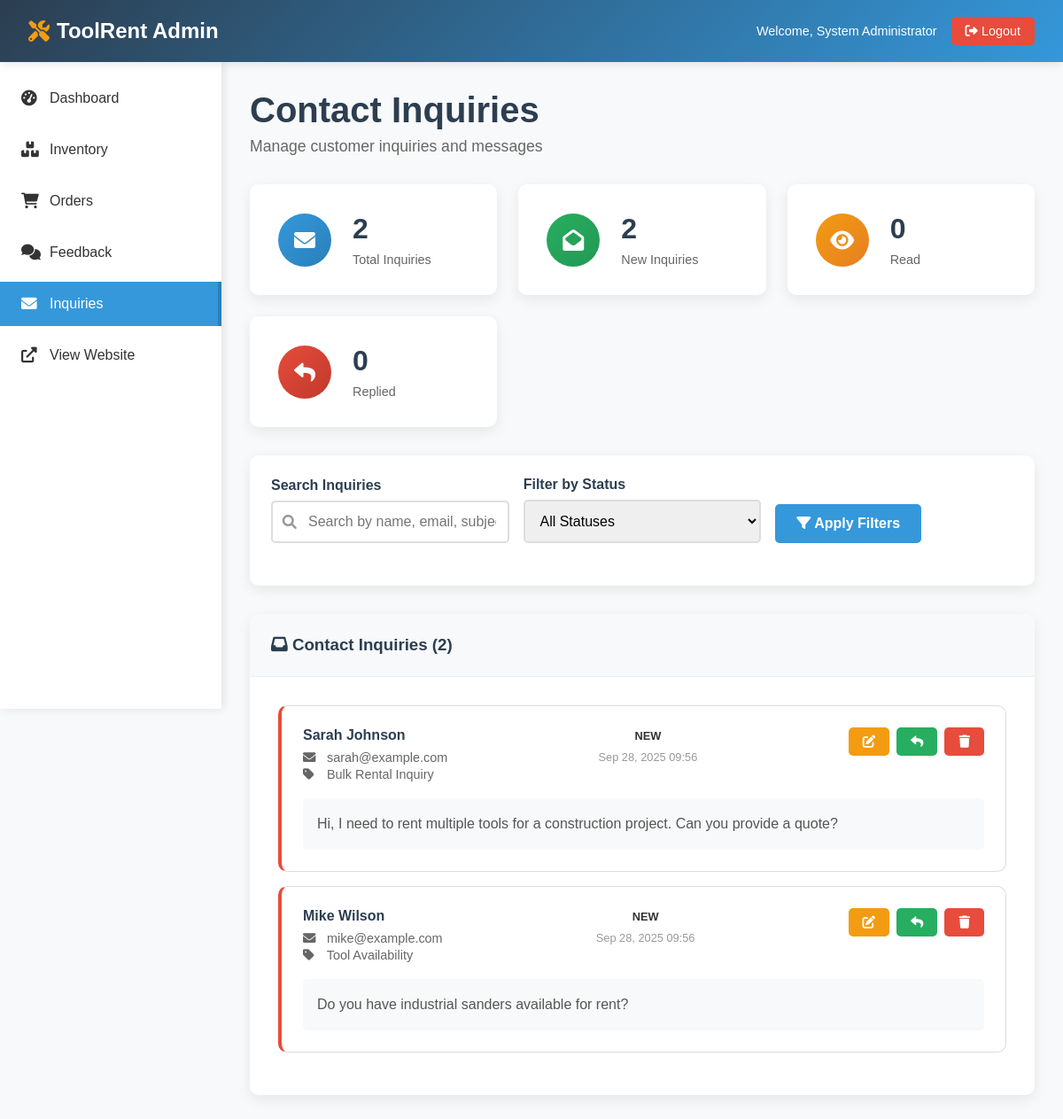
/admin/inquiries.php (signed in), run on the app's committed database.
### tables this page shows
CREATE TABLE contact_inquiries (
    id INT AUTO_INCREMENT PRIMARY KEY,
    name VARCHAR(100) NOT NULL,
    email VARCHAR(100) NOT NULL,
    subject VARCHAR(200),
    message TEXT NOT NULL,
    status ENUM('new', 'read', 'replied') DEFAULT 'new',
    created_at TIMESTAMP DEFAULT CURRENT_TIMESTAMP
);

### admin/inquiries.php (the view, shortened to what this page needs)
<?php
$database = new Database();
$db = $database->getConnection();
$whereClause = '';
$params = [];
try {
    $query = "SELECT * FROM contact_inquiries WHERE 1=1 $whereClause ORDER BY created_at DESC";
    $stmt = $db->prepare($query);
    $stmt->execute($params);
    $inquiries = $stmt->fetchAll(PDO::FETCH_ASSOC);
    $query = "SELECT
                COUNT(*) as total,
                SUM(CASE WHEN status = 'new' THEN 1 ELSE 0 END) as new_count,
                SUM(CASE WHEN status = 'read' THEN 1 ELSE 0 END) as read_count,
                SUM(CASE WHEN status = 'replied' THEN 1 ELSE 0 END) as replied_count
              FROM contact_inquiries";
    $stmt = $db->prepare($query);
    $stmt->execute();
    $stats = $stmt->fetch();
} catch(Exception $e) {
    $error = "Error loading inquiries: " . $e->getMessage();
}
?>
<!DOCTYPE html>
<html lang="en">
<head>
    <link href="https://cdnjs.cloudflare.com/ajax/libs/font-awesome/6.0.0/css/all.min.css" rel="stylesheet">
    <link rel="stylesheet" href="css/admin.css">
</head>
<body>
    <?php include 'includes/header.php'; ?>
    <?php include 'includes/sidebar.php'; ?>
    <main class="main-content">
        <div class="dashboard-header">
            <h1>Contact Inquiries</h1>
            <p>Manage customer inquiries and messages</p>
        </div>
        <div class="stats-grid" style="margin-bottom: 2rem;">
            <div class="stat-card">
                <div class="stat-icon">
                    <i class="fas fa-envelope"></i>
                </div>
                <div class="stat-content">
                    <h3><?php echo $stats['total']; ?></h3>
                    <p>Total Inquiries</p>
                </div>
            </div>
            <div class="stat-card">
                <div class="stat-icon">
                    <i class="fas fa-envelope-open"></i>
                </div>
                <div class="stat-content">
                    <h3><?php echo $stats['new_count']; ?></h3>
                    <p>New Inquiries</p>
                </div>
            </div>
            <div class="stat-card">
                <div class="stat-icon">
                    <i class="fas fa-eye"></i>
                </div>
                <div class="stat-content">
                    <h3><?php echo $stats['read_count']; ?></h3>
                    <p>Read</p>
                </div>
            </div>
            <div class="stat-card">
                <div class="stat-icon">
                    <i class="fas fa-reply"></i>
                </div>
                <div class="stat-content">
                    <h3><?php echo $stats['replied_count']; ?></h3>
                    <p>Replied</p>
                </div>
            </div>
        </div>
        <div class="filters">
            <form method="GET" action="">
                <div class="filters-row">
                    <div class="form-group">
                        <label for="search">Search Inquiries</label>
                        <div class="search-box">
                            <i class="fas fa-search"></i>
                            <input type="text" id="search" name="search" placeholder="Search by name, email, subject, or message..." value="<?php echo $_GET['search'] ?? ''; ?>">
                        </div>
                    </div>
                    <div class="form-group">
                        <label for="status">Filter by Status</label>
                        <select id="status" name="status">
                            <option value="">All Statuses</option>
                        </select>
                    </div>
                    <div class="form-group">
                        <label>&nbsp;</label>
                        <button type="submit" class="btn btn-primary">
                            <i class="fas fa-filter"></i> Apply Filters
                        </button>
                    </div>
                </div>
            </form>
        </div>
        <div class="card">
            <div class="card-header">
                <h3><i class="fas fa-inbox"></i> Contact Inquiries (<?php echo count($inquiries); ?>)</h3>
            </div>
            <div class="card-body">
                <?php if(empty($inquiries)): ?>
                    <p>No inquiries found matching your criteria.</p>
                <?php else: ?>
                    <div class="inquiries-list">
                        <?php foreach($inquiries as $inquiry): ?>
                            <div class="inquiry-item <?php echo $inquiry['status']; ?>">
                                <div class="inquiry-header">
                                    <div class="inquiry-info">
                                        <h4><?php echo htmlspecialchars($inquiry['name']); ?></h4>
                                        <p><i class="fas fa-envelope"></i> <?php echo htmlspecialchars($inquiry['email']); ?></p>
                                        <p><i class="fas fa-tag"></i> <?php echo htmlspecialchars($inquiry['subject']); ?></p>
                                    </div>
                                    <div class="inquiry-meta">
                                        <span class="status status-<?php echo $inquiry['status']; ?>">
                                            <?php echo ucfirst($inquiry['status']); ?>
                                        </span>
                                        <span class="inquiry-date"><?php echo date('M d, Y H:i', strtotime($inquiry['created_at'])); ?></span>
                                    </div>
                                    <div class="inquiry-actions">
                                        <button class="btn btn-warning btn-small" onclick="updateInquiryStatus(<?php echo $inquiry['id']; ?>, '<?php echo $inquiry['status']; ?>')">
                                            <i class="fas fa-edit"></i>
                                        </button>
                                        <a href="mailto:<?php echo urlencode($inquiry['email']); ?>?subject=Re: <?php echo urlencode($inquiry['subject']); ?>" class="btn btn-success btn-small">
                                            <i class="fas fa-reply"></i>
                                        </a>
                                        <button class="btn btn-danger btn-small" onclick="deleteInquiry(<?php echo $inquiry['id']; ?>)">
                                            <i class="fas fa-trash"></i>
                                        </button>
                                    </div>
                                </div>
                                <div class="inquiry-message">
                                    <?php echo nl2br(htmlspecialchars($inquiry['message'])); ?>
                                </div>
                            </div>
                        <?php endforeach; ?>
                    </div>
                <?php endif; ?>
            </div>
        </div>
    </main>
</body>
</html>

### admin/css/admin.css (style rules this page uses)
* { margin: 0; padding: 0; box-sizing: border-box; }
body { font-family: 'Arial', sans-serif; background: #f8f9fa; color: #333; }
.main-content { margin-left: 250px; margin-top: 70px; padding: 2rem; min-height: calc(100vh - 70px); }
.dashboard-header { margin-bottom: 2rem; }
.dashboard-header h1 { color: #2c3e50; font-size: 2.5rem; margin-bottom: 0.5rem; }
.dashboard-header p { color: #666; font-size: 1.1rem; }
.stats-grid { display: grid; grid-template-columns: repeat(auto-fit, minmax(250px, 1fr)); gap: 1.5rem; margin-bottom: 3rem; }
.stat-card { background: white; padding: 2rem; border-radius: 10px; box-shadow: 0 5px 15px rgba(0,0,0,0.08); display: flex; align-items: center; gap: 1.5rem; transition: transform 0.3s; }
.stat-icon { background: linear-gradient(135deg, #3498db, #2980b9); color: white; width: 60px; height: 60px; border-radius: 50%; display: flex; align-items: center; justify-content: center; font-size: 1.5rem; }
.stat-card:nth-child(2) .stat-icon { background: linear-gradient(135deg, #27ae60, #229954); }
.stat-card:nth-child(3) .stat-icon { background: linear-gradient(135deg, #f39c12, #e67e22); }
.stat-card:nth-child(4) .stat-icon { background: linear-gradient(135deg, #e74c3c, #c0392b); }
.stat-content h3 { font-size: 2rem; color: #2c3e50; margin-bottom: 0.5rem; }
.stat-content p { color: #666; font-size: 0.9rem; }
.status { padding: 0.3rem 0.8rem; border-radius: 20px; font-size: 0.8rem; font-weight: bold; text-transform: uppercase; }
.form-group { margin-bottom: 1.5rem; }
.form-group label { display: block; margin-bottom: 0.5rem; font-weight: bold; color: #2c3e50; }
.form-group input, .form-group select, .form-group textarea { width: 100%; padding: 0.8rem; border: 2px solid #ddd; border-radius: 5px; font-size: 1rem; transition: border-color 0.3s; }
.btn { padding: 0.8rem 1.5rem; border: none; border-radius: 5px; cursor: pointer; font-size: 1rem; transition: all 0.3s; text-decoration: none; display: inline-block; font-weight: bold; }
.btn-primary { background: #3498db; color: white; }
.btn-success { background: #27ae60; color: white; }
.btn-warning { background: #f39c12; color: white; }
.btn-danger { background: #e74c3c; color: white; }
.btn-small { padding: 0.5rem 1rem; font-size: 0.9rem; }
.card { background: white; border-radius: 10px; box-shadow: 0 5px 15px rgba(0,0,0,0.08); overflow: hidden; margin-bottom: 2rem; }
.card-header { background: #f8f9fa; padding: 1.5rem; border-bottom: 1px solid #eee; }
.card-header h3 { color: #2c3e50; margin: 0; }
.card-body { padding: 2rem; }
.filters { background: white; padding: 1.5rem; border-radius: 10px; box-shadow: 0 5px 15px rgba(0,0,0,0.08); margin-bottom: 2rem; }
.filters-row { display: grid; grid-template-columns: repeat(auto-fit, minmax(200px, 1fr)); gap: 1rem; align-items: end; }
.search-box { position: relative; }
.search-box input { padding-left: 2.5rem; }
.search-box i { position: absolute; left: 0.8rem; top: 50%; transform: translateY(-50%); color: #999; }

### admin/inquiries.php (style rules this page uses)
.inquiries-list { max-height: none; }
.inquiry-item { border: 1px solid #ddd; border-radius: 10px; padding: 1.5rem; margin-bottom: 1rem; background: white; transition: all 0.3s; }
.inquiry-item.new { border-left: 4px solid #e74c3c; }
.inquiry-header { display: flex; justify-content: space-between; align-items: flex-start; margin-bottom: 1rem; flex-wrap: wrap; gap: 1rem; }
.inquiry-info h4 { color: #2c3e50; margin-bottom: 0.5rem; }
.inquiry-info p { color: #666; margin: 0.2rem 0; font-size: 0.9rem; }
.inquiry-info i { width: 15px; margin-right: 0.5rem; }
.inquiry-meta { text-align: center; }
.inquiry-date { display: block; color: #999; font-size: 0.8rem; margin-top: 0.5rem; }
.inquiry-actions { display: flex; gap: 0.5rem; }
.inquiry-message { background: #f8f9fa; padding: 1rem; border-radius: 5px; line-height: 1.6; color: #555; }

### data on the page
contact_inquiries: name "Sarah Johnson", email "sarah@example.com", subject "Bulk Rental Inquiry", status "NEW", created_at "Sep 28, 2025 09:56", message "Hi, I need to rent multiple tools for a construction project. Can you provide a quote?"
contact_inquiries: name "Mike Wilson", email "mike@example.com", subject "Tool Availability", status "NEW", created_at "Sep 28, 2025 09:56", message "Do you have industrial sanders available for rent?"

### other printed values
$_SESSION['admin_name'] "System Administrator"
$stats['total'] "2"
$stats['new_count'] "2"
$stats['read_count'] "0"
$stats['replied_count'] "0"
count($inquiries) "2"
